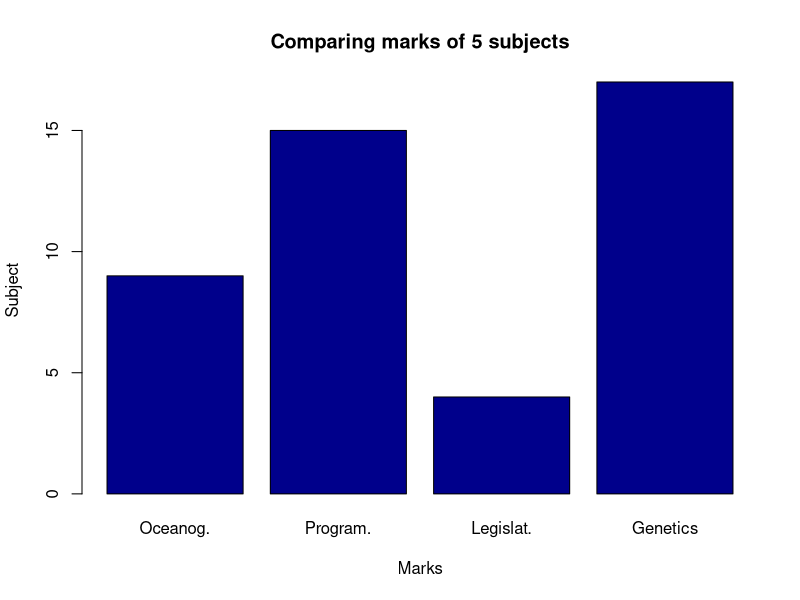

This figure's R source:
## ---- chunk 1
knitr::opts_chunk$set(echo = TRUE)
## ---- chunk 2
name <- readline(prompt = "Enter your name: ")
## ---- chunk 3
age_conv <- readline(prompt = "Enter your age: ")
age <- as.numeric(age_conv)
## ---- chunk 4
print(paste("Hi,", name, "! You are", age, "years old."))
## ---- chunk 5
getRversion()
## ---- chunk 6
print(seq(20,50))
print(mean(20:60))
print(sum(51:91))
## ---- chunk 7
v <- sample(x = -50:50, size = 10)
print(v)
## ---- chunk 8
v = c(55:90)
print(v)
print(paste("Maximum value of vector v:", max(v)))
print(paste("Minimum value of vector v:", min(v)))
## ---- chunk 9
x = c(36,67,82)
y = c(44,74,51)
z = c(94,34,68)
  
m <- cbind(x, y, z)
  
print("Content of matrix m:")
print(m)
## ---- chunk 10
m1 = matrix(31:50, nrow=5, ncol=4)
print("5 x 4 matrix:")

value1 = c(23,14,25,75,45,73,97,67,63)
row_n = c("1","2","3")
col_n = c("A","B","C")
m2 = matrix(value1, nrow=3, ncol=3, byrow=TRUE, dimnames=list(row_n, col_n))
print("3 x 3 matrix:")
print(m2)
  
value2 = c(5:8)
row_n2 = c("1","2")
col_n2 = c("Y","Z")
m3 = matrix(value2, nrow=2, ncol=2, byrow=FALSE, dimnames=list(row_n2, col_n2))
print("2 x 2 matrix:")
print(m3)
## ---- chunk 11
a = array(
  34:64,
  dim = c(4, 4, 2),
  dimnames = list(
  c("1","2","3","4"),
  c("A","B","C","D"),
  c("part1","part2")
                  )
          )
print(a)
## ---- chunk 12
li = list(
  c(3, 5, 8, 7, 9, 12),
  letters, #predefined vector
  matrix(c(4, 6, 8, 10), nrow = 2),
  tan
  )
  
print("Content of the list:")
print(li)
## ---- chunk 13
marks = c(9, 15, 4, 17)
  
# Create a bar plot with the specified marks
  barplot(marks,
          
# Title of the bar plot
          main = "Comparing marks of 5 subjects",
          
# Label the x-axis as "Marks"
          xlab = "Marks",
          
# Label the y-axis as "Subject"
          ylab = "Subject",
          
# Set the names of the bars
          names.arg = c("Oceanog.", "Program.", "Legislat.", "Genetics"),
          
# Set the color of the bars to dark red
          col = "darkblue",
          
# Set the bars to vertical
          horiz = FALSE)
## ---- chunk 14
employees = data.frame(
  name = c("Alice Mars", "Sarah Pyten", "Harry Worls", "Ron Height", "Kate Sheli"),
  gender = c("F", "F", "M", "M", "F"),
  age = c(24,34,42,58,47),
  role = c("Supervisor","Manager","Salesman","CEO","Assistant"),
  phone = c("524564","987489","763876","527565","958365")
  )

print ("Details of the employees:")
print (employees)
## ---- chunk 15
v = c(24,64,74,80)

print (paste ("The sum result is:", sum(v)))
print (paste ("The mean result is:", mean(v)))
print (paste ("The product result is:", prod(v)))
